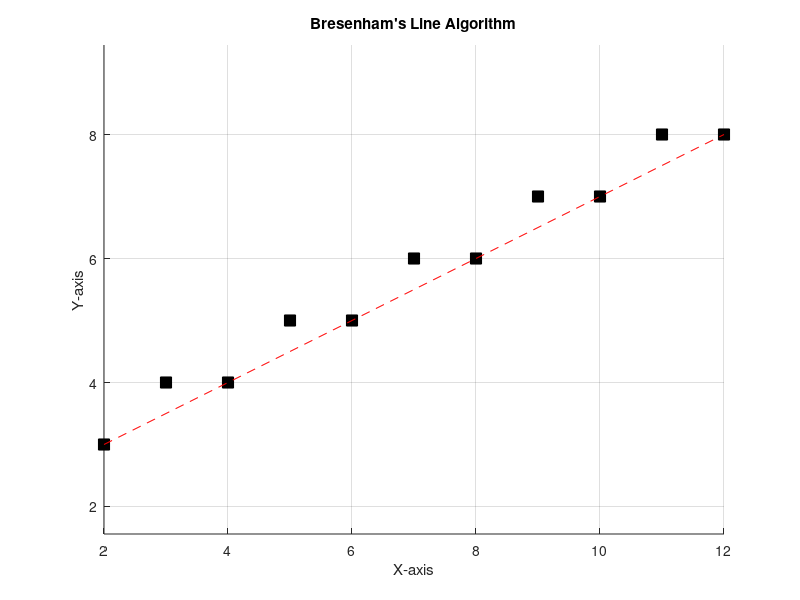

MATLAB code for this plot:
clc; clear; close all;

X1 = 2; Y1 = 3;
X2 = 12; Y2 = 8;

DX = abs(X2 - X1);
DY = abs(Y2 - Y1);

if X1 < X2
    X_INC = 1;
else
    X_INC = -1;
end

if Y1 < Y2
    Y_INC = 1;
else
    Y_INC = -1;
end

X = X1;
Y = Y1;
ERROR = 2 * DY - DX;

figure;
hold on;
grid on;
axis equal;
title('Bresenham''s Line Algorithm');
xlabel('X-axis'); ylabel('Y-axis');

plot(X, Y, 'ks', 'MarkerSize', 8, 'MarkerFaceColor', 'k');

for I = 1:DX
    if ERROR >= 0
        Y = Y + Y_INC;
        ERROR = ERROR - 2 * DX;
    end
    X = X + X_INC;
    ERROR = ERROR + 2 * DY;
    plot(X, Y, 'ks', 'MarkerSize', 8, 'MarkerFaceColor', 'k');
end

plot([X1 X2], [Y1 Y2], 'r--');
